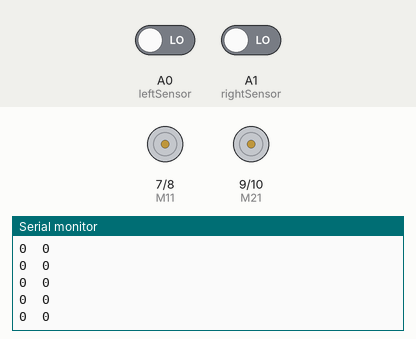
A sketch run on a simulated Arduino Uno, built with avr-gcc and run on an emulated ATmega328P. On the bench: motor-driver pin pairs drawn as motors (green arrow = first pin HIGH = forward, orange = second pin HIGH = backward, longer = more drive, scaled by the enable pin), the last lines printed to the serial monitor. The inputs (shaded band) are chosen by the test bench; at power-on: A0 (leftSensor) LOW, A1 (rightSensor) LOW.

Above: at 1.2 s.
1.3 s: A0 (leftSensor) driven HIGH
At 2.1 s:
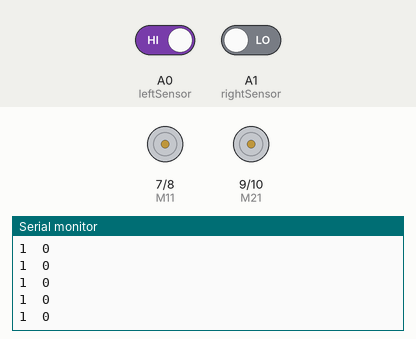
2.8 s: A1 (rightSensor) driven HIGH
At 3.5 s:
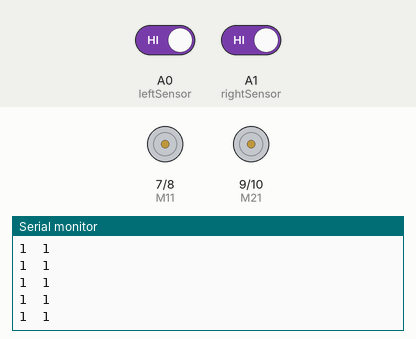
4.3 s: A0 (leftSensor) driven LOW
At 5.2 s:
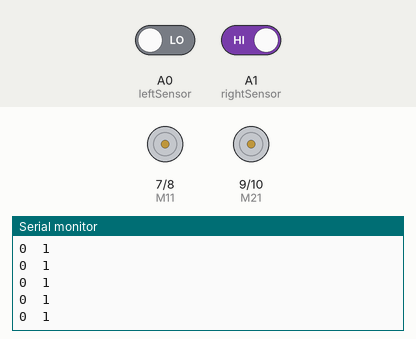

Measured:
- after the input at 1.3 s, the serial monitor: prints a new line after 0.07 s (image 1)
- after the input at 2.8 s, the serial monitor: prints a new line after 0.07 s (image 2)
- after the input at 4.3 s, the serial monitor: prints a new line after 0.07 s (image 3)

The sketch:

Line_Follower_Robot.ino
```cpp
#define leftSensor A0
#define rightSensor A1
#define ENA 5  // PWM Pin for Left Motor
#define ENB 6  // PWM Pin for Right Motor
#define M11 7  // Left Motor Pin 1
#define M12 8  // Left Motor Pin 2
#define M21 9  // Right Motor Pin 1
#define M22 10 // Right Motor Pin 2

void setup() {
  pinMode(leftSensor, INPUT);
  pinMode(rightSensor, INPUT);
  pinMode(ENA, OUTPUT);
  pinMode(ENB, OUTPUT);
  pinMode(M11, OUTPUT);
  pinMode(M12, OUTPUT);
  pinMode(M21, OUTPUT);
  pinMode(M22, OUTPUT);
  Serial.begin(9600);
}

void loop() {
  int leftSensorValue = digitalRead(leftSensor);
  Serial.print(leftSensorValue);
  Serial.print('\t');
  int rightSensorValue = digitalRead(rightSensor);
  Serial.println(rightSensorValue);

  // GO STRAIGHT IF BOTH SENSORS ARE ON WHITE
  if(leftSensorValue == 1 && rightSensorValue ==1) {
    digitalWrite(M11, 1);
    digitalWrite(M12, 0);
    digitalWrite(M21, 1);
    digitalWrite(M22, 0);
  }

  // TURN LEFT IF LEFT SENSOR DETECTS BLACK
  if(leftSensorValue == 0 && rightSensorValue ==1) {
    digitalWrite(M11, 0);
    digitalWrite(M12, 0);
    digitalWrite(M21, 1);
    digitalWrite(M22, 0);
  }

  // TURN RIGHT IF RIGHT SENSOR DETECTS BLACK
  if(leftSensorValue == 1 && rightSensorValue ==0) {
    digitalWrite(M11, 1);
    digitalWrite(M12, 0);
    digitalWrite(M21, 0);
    digitalWrite(M22, 0);
  }
}
```
